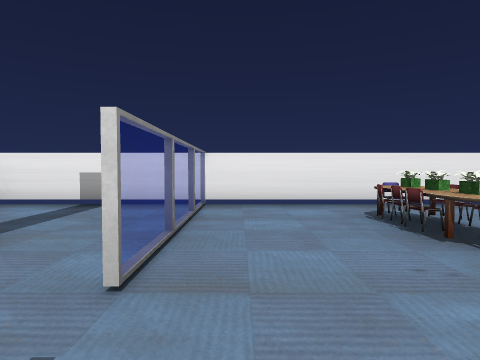
view 1 (above)

18 first-person views from a walk through a 3-D level made in the Unity game engine. The camera is 1.3 m above the floor, tilts 2° down and sees 75° across. The floor is counted in squares, 2 m on a side. Each view is taken from the middle of a square. On the plan, view 1 faces up. The plan holds only what a view shows up to about 10 squares ahead; the rest is blank. The player character is not drawn. Some surface patterns are stand-ins.

view 2
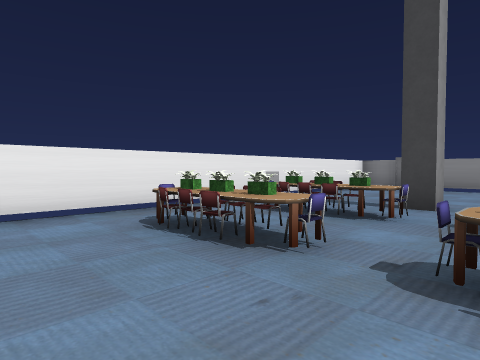

view 3
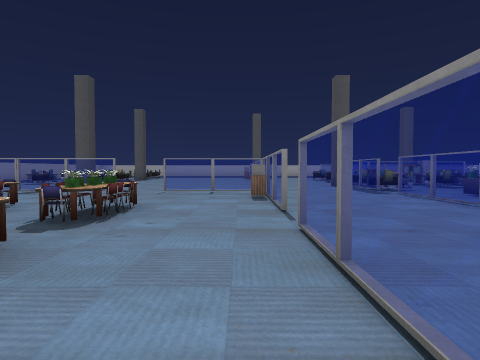

view 4
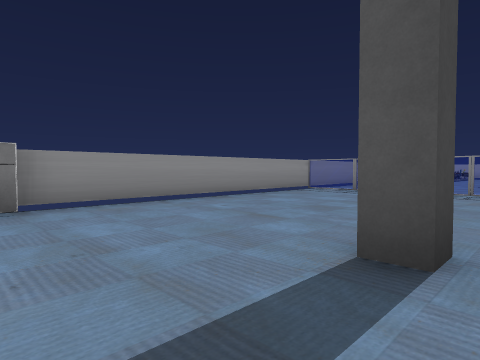

view 5
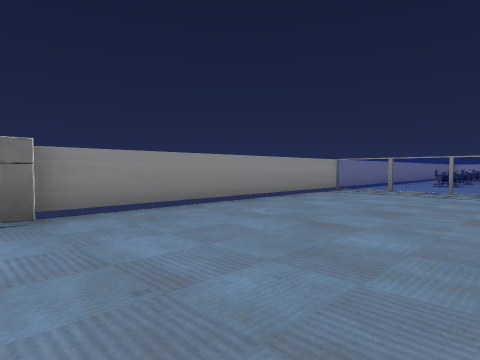

view 6
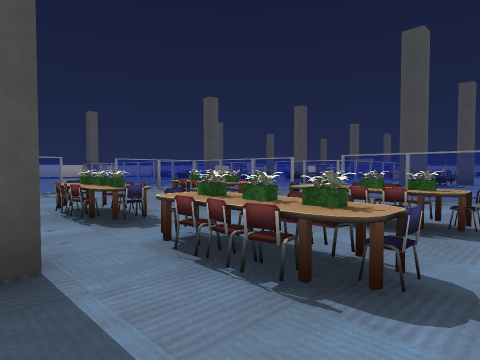

view 7
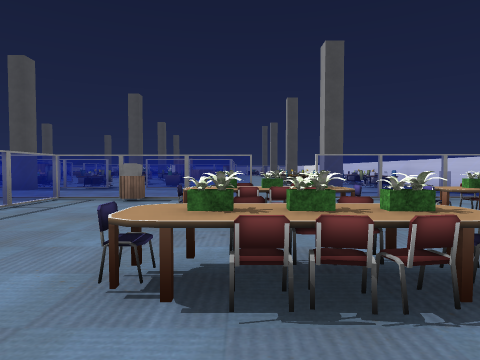

view 8
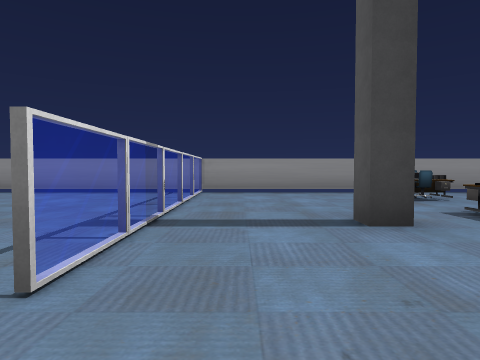

view 9
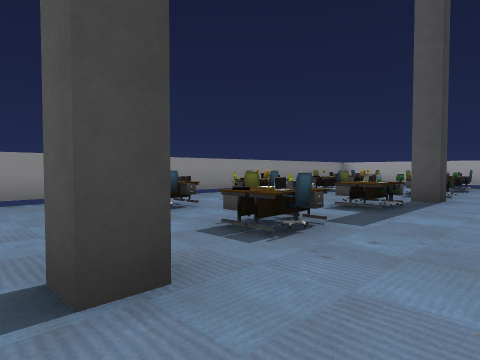

view 10
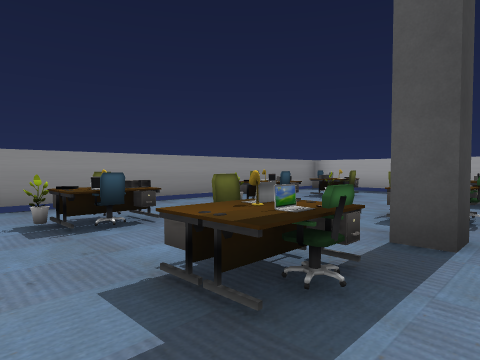

view 11
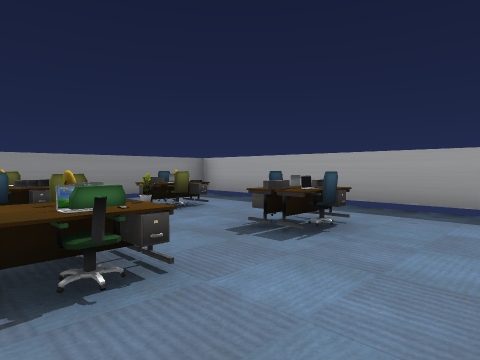

view 12
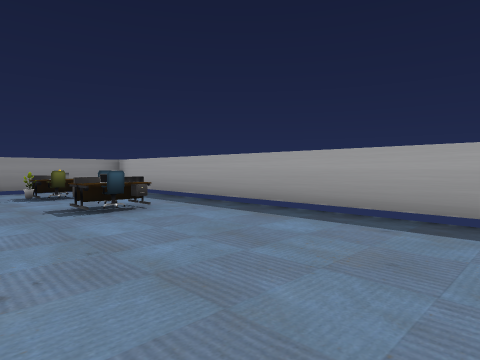

view 13
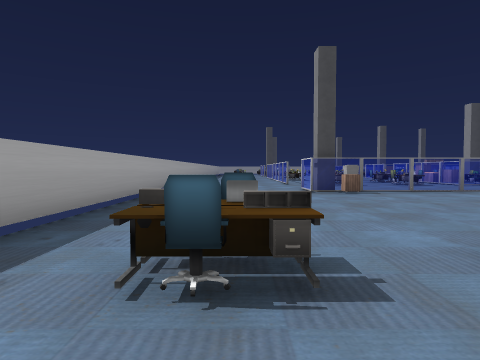

view 14
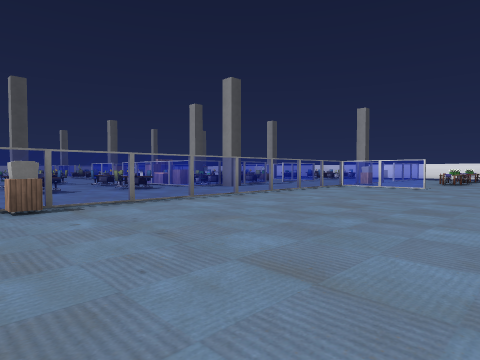

view 15
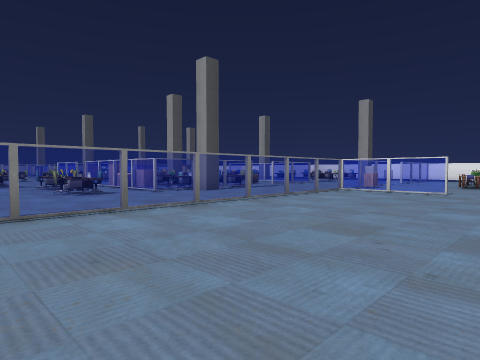

view 16
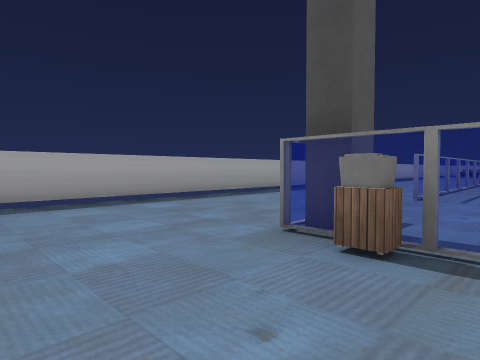

view 17
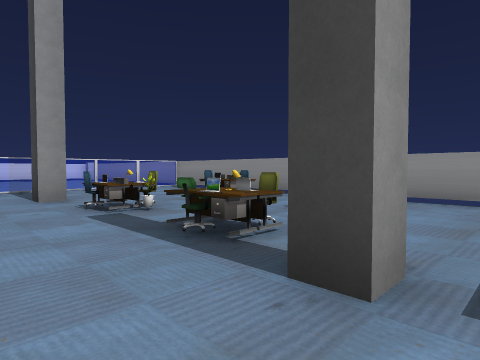

view 18
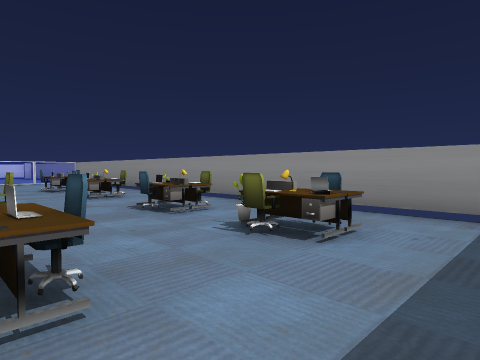

### Floor plan
Key: @ floor where view 1 was taken; # wall or solid block; x gap in a wall; . floor; = window, fence, low wall or low ledge; P plant; C chair; F fridge; O other object.
Columns run from 10 left of view 1 to 11 right of it. Each row starts with its distance up from view 1.
  6       ###############
  5       ...=....P......
  4       ...=.PCCCC....F#
  3        #.#.PCCCC#....#
  2        ..=..C.P......#
  1        ....PCOPC.....#
  0       ...=@POCPC.....#
 -1      .=..=..O.C......#
 -2      .=..=O..........#
 -3    OO.#..=...........#
 -4     ......===.=======#
 -5     .O=..=...........#
 -6       =..=...........#
 -7      O#..=......#....#
 -8      ==..=...........#
 -9     .....=......O..O.#
-10   OO.O...=...........#
-11    ......=......O..O.#
-12     .....=......O..O.#
-13    O.O...=......x....#
-14   .......=O.....O..O.#
-15 === =... =......O..O.#
-16        ..............#
-17       ..........O..O.#
-18     .................#
-19     .................#
-20     ##################

Positions as (right, up) in squares from view 1, and headings:
1: (0, 0), facing up
2: (0, 1), facing up-right
3: (0, 5), facing down
4: (5, 5), facing down-right
5: (6, 5), facing down-right
6: (6, 5), facing down-left
7: (6, 0), facing left
8: (2, -5), facing right
9: (4, -6), facing down-right
10: (5, -10), facing down-right
11: (4, -14), facing down-right
12: (1, -15), facing down-right
13: (8, -17), facing left
14: (5, -15), facing up-left
15: (4, -13), facing up-left
16: (2, -13), facing down-left
17: (4, -14), facing up-right
18: (6, -19), facing up-right
